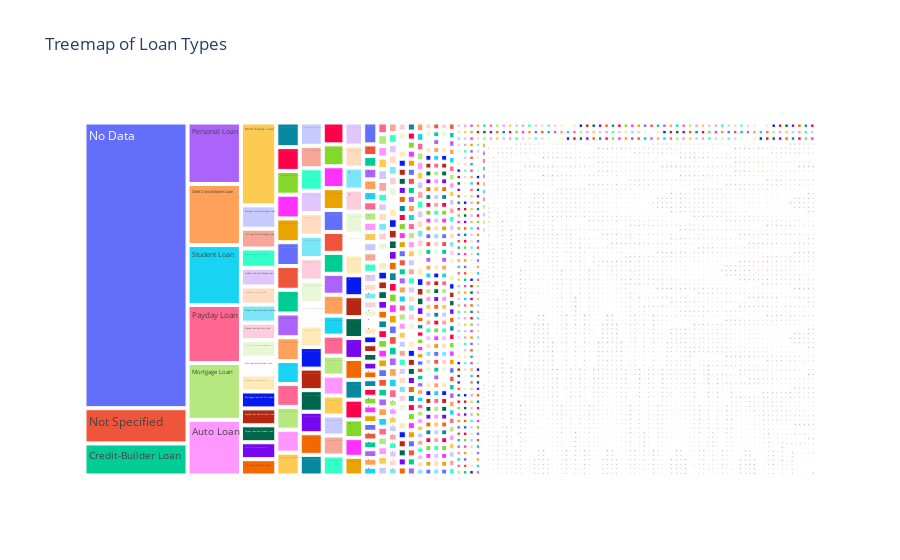

The cell this chart's notebook holds for it:
### Code cell
value_counts_df = value_counts.reset_index()
value_counts_df.columns = ['Type_of_Loan', 'Count']
# Rename columns for clarity

# Create a treemap using plotly
fig = px.treemap(value_counts_df, path=['Type_of_Loan'], values='Count', title='Treemap of Loan Types')
# Create an interactive treemap to visualize loan type distribution
fig.show()

### Figure 1 — Plotly figure (JSON) as saved in the notebook; plotly's stock layout.template omitted (floating-point values rounded to 4 significant figures; data arrays with more than 128 entries replaced by an {"elided": "..."} marker saying what was removed)
{"data": [{"branchvalues": "total", "domain": {"x": [0, 1], "y": [0, 1]}, "hovertemplate": "labels=%{label}<br>Count=%{value}<br>parent=%{parent}<br>id=%{id}<extra></extra>", "ids": {"elided": "6261 str values"}, "labels": {"elided": "6261 str values"}, "name": "", "parents": {"elided": "6261 str values"}, "type": "treemap", "values": {"elided": "6261 int values"}}], "layout": {"legend": {"tracegroupgap": 0}, "title": {"text": "Treemap of Loan Types"}}}
